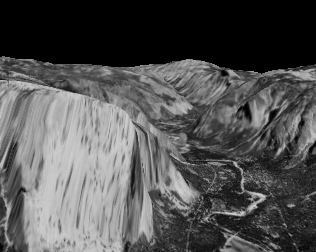
#> input picture PS5-all/PS5-input/DataSeq1/yos_img_01.jpg, 316 x 252 px
$ python ps5-1-1.py   (older library calls are emulated)
#> lines starting #> are read from the running program, lines starting #| are printed output that depends on the picture
### PS5-all/PS5-code/Functions.py
from math import *
import numpy as np
import cv2

def power2(x):
    return x != 0 and ((x & (x - 1)) == 0)

def next_power2(x):
    while(not power2(x)):
        x += 1
    return x

def zero_padding(image):
    rows, cols = image.shape
#> rows = 252; cols = 316
    rows_new = rows; cols_new = cols;
#> after `rows_new = rows`: rows_new = 252
#> after `cols_new = cols`: cols_new = 316
    if not power2(rows):
        rows_new = next_power2(rows)
#> rows_new = 256
    if not power2(cols):
        cols_new = next_power2(cols)
#> cols_new = 512
    result = np.zeros([rows_new, cols_new])
    result[:rows, :cols] = image
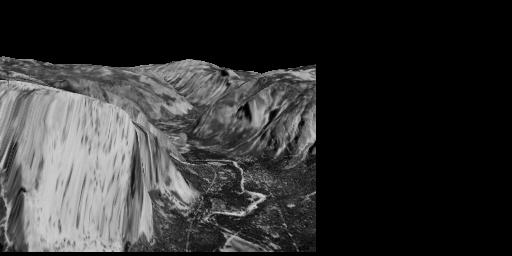
#> result: shape (256, 512) float64; min 0, max 211, mean 50.5
    return result, rows_new - rows, cols_new - cols

def reduce(level0, a):

    # Kernel building
    w = np.array([[1/4-a/2, 1/4, a, 1/4, 1/4-a/2]])
    kernel = w * w.T

    m, n = level0.shape
    level1 = np.zeros([int(m/2), int(n/2)], dtype="float32")

    # Mirrors an image borders
    G = cv2.copyMakeBorder(level0, 2, 2, 2, 2, cv2.BORDER_REPLICATE)

    for r,i in zip(list(range(2, m+2, 2)), list(range(int(m/2)))):
        for c,j in zip(list(range(2, n+2, 2)), list(range(int(n/2)))):
            min_r = int(r - 2); max_r = int(r + 3)
            min_c = int(c - 2); max_c = int(c + 3)
            level1[i,j] = np.sum(np.multiply(kernel, G[min_r:max_r, min_c:max_c]))

    return level1

def remove_zero_padding(image, level, rows_diff, cols_diff):
    m, n = image.shape
    R = int(floor(rows_diff / pow(2, level)))
    C = int(floor(cols_diff / pow(2, level)))
    r_index = slice(0, m - R) if R > 0 else slice(0, m)
    c_index = slice(0, n - C) if C > 0 else slice(0, n)
    return image[r_index, c_index]

def Gaussian_Pyramid(image, n, cut=False):

    pyramid = []
    zero_padded_image, diff_row, diff_cols = zero_padding(image)
#> diff_row = 4; diff_cols = 196
    pyramid.append(zero_padded_image)
    for i in range(n):
        level = reduce(pyramid[i], 0.4) # for a = 0.4 it is Gaussian-like
        pyramid.append(level)
        if cut:
            pyramid = [remove_zero_padding(lev, i, diff_row, diff_cols) for i, lev in enumerate(pyramid)]
#> this loop made 3 passes
#> pass 1, in reduce, `G = cv2.copyMakeBorder(level0, 2, 2, 2, 2, cv2.BORDER_REPLICATE)`:
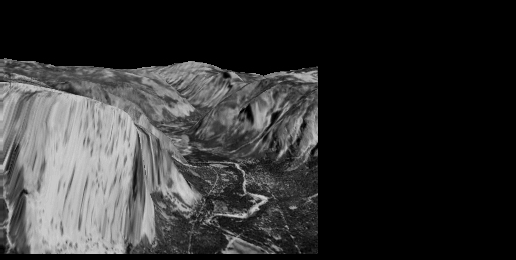
#> G: shape (260, 516) float64; min 0, max 211, mean 49.6
#> pass 1, in Gaussian_Pyramid, `level = reduce(pyramid[i], 0.4)`:
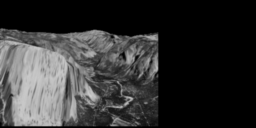
#> level: shape (128, 256) float32; min 0, max 204.5, mean 50.6
#> pass 2, in reduce (call 2), `G = cv2.copyMakeBorder(level0, 2, 2, 2, 2, cv2.BORDER_REPLICATE)`:
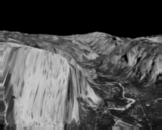
#> G: shape (130, 162) float32; min 0, max 204.5, mean 81.3
#> pass 2, in Gaussian_Pyramid, `level = reduce(pyramid[i], 0.4)`:
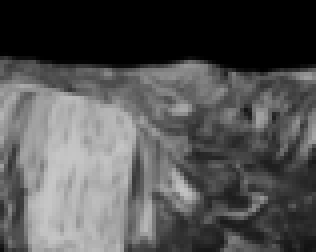
#> level: shape (63, 79) float32 (shown 4 times larger); min 0, max 199.6, mean 82.6
    return pyramid

# [23 lines left out: function expand, not called in this run]

def scale_values(X): return np.asarray((X - np.min(X)) / (np.max(X) - np.min(X)) * 255, dtype="uint8")


# [100 lines left out: functions Lucas_Kanade, warp, Hierarchical_LK, not called in this run]

### PS5-all/PS5-code/ps5-1-1.py
import os
import numpy as np
import cv2
from matplotlib import pyplot as plt
from Functions import *

os.chdir("/Users/melisandezonta/Documents/Documents/Documents/GTL_courses_second_semester/Computer-Vision/PS5-all/PS5-input/")

image = cv2.cvtColor(cv2.imread("DataSeq1/yos_img_01.jpg"), cv2.COLOR_BGR2GRAY)

levels = Gaussian_Pyramid(image, 3, cut=True)
#> levels = 4 items

for i in range(len(levels)):
    plt.subplot(2, 2, i + 1)
    plt.title("Level {} of the Gaussian pyramid".format(i))
    plt.imshow(levels[i], cmap="gray")
    cv2.imwrite("ps5-1-1-{}.png".format(i), levels[i])
    plt.draw()
#> this loop made 4 passes
#> pass 1, `cv2.imwrite("ps5-1-1-{}.png".format(i), levels[i])`:
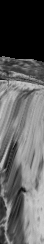
#> saved as ps5-1-1-0.png: shape (244, 44); min 0, max 205, mean 96

plt.show()
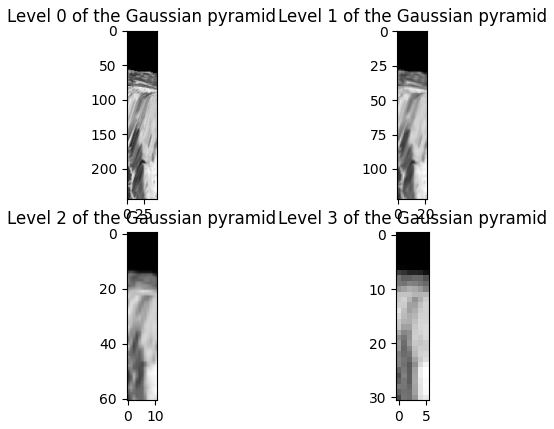
#> figure drawn by matplotlib, 4 panels
